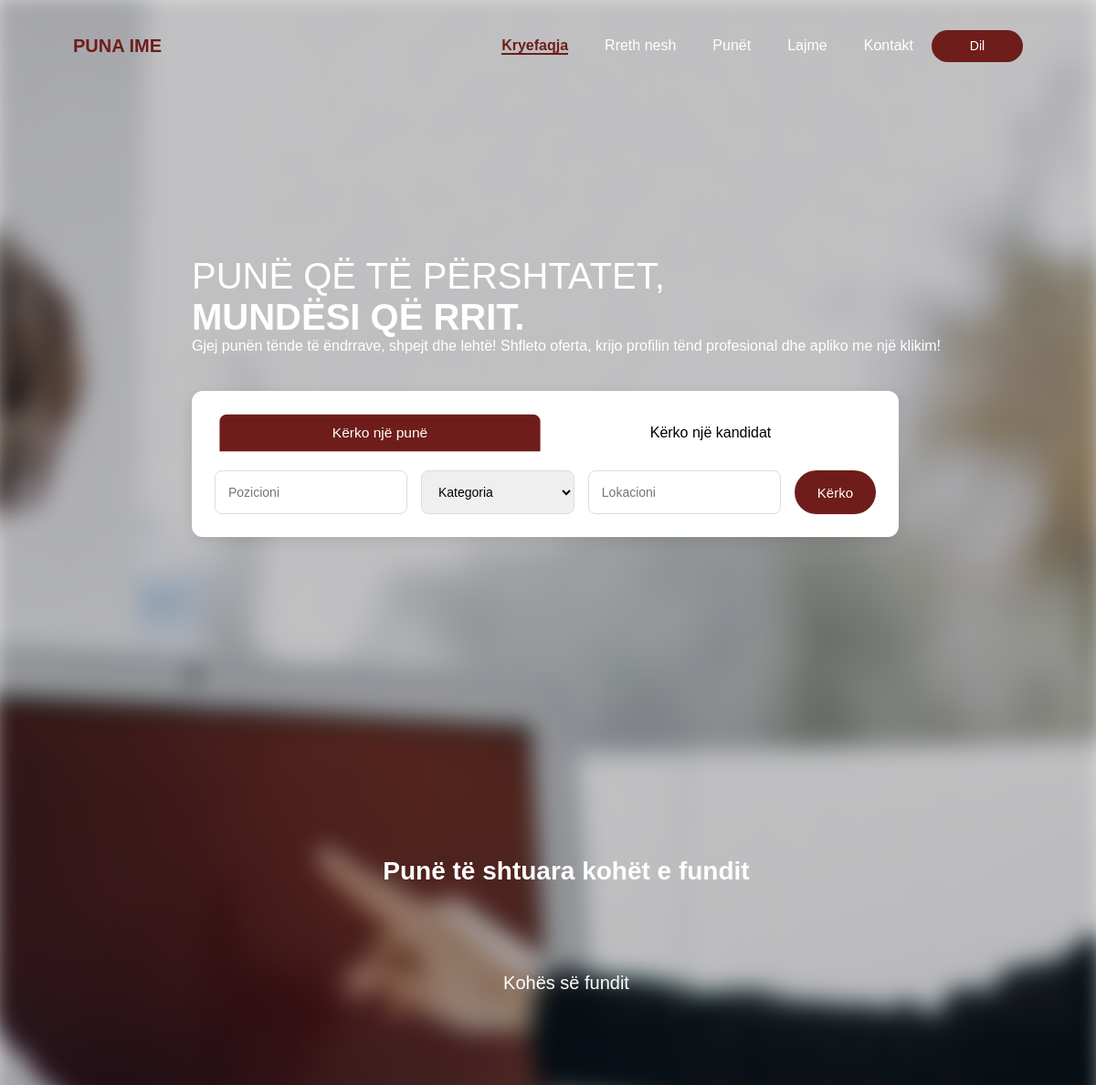
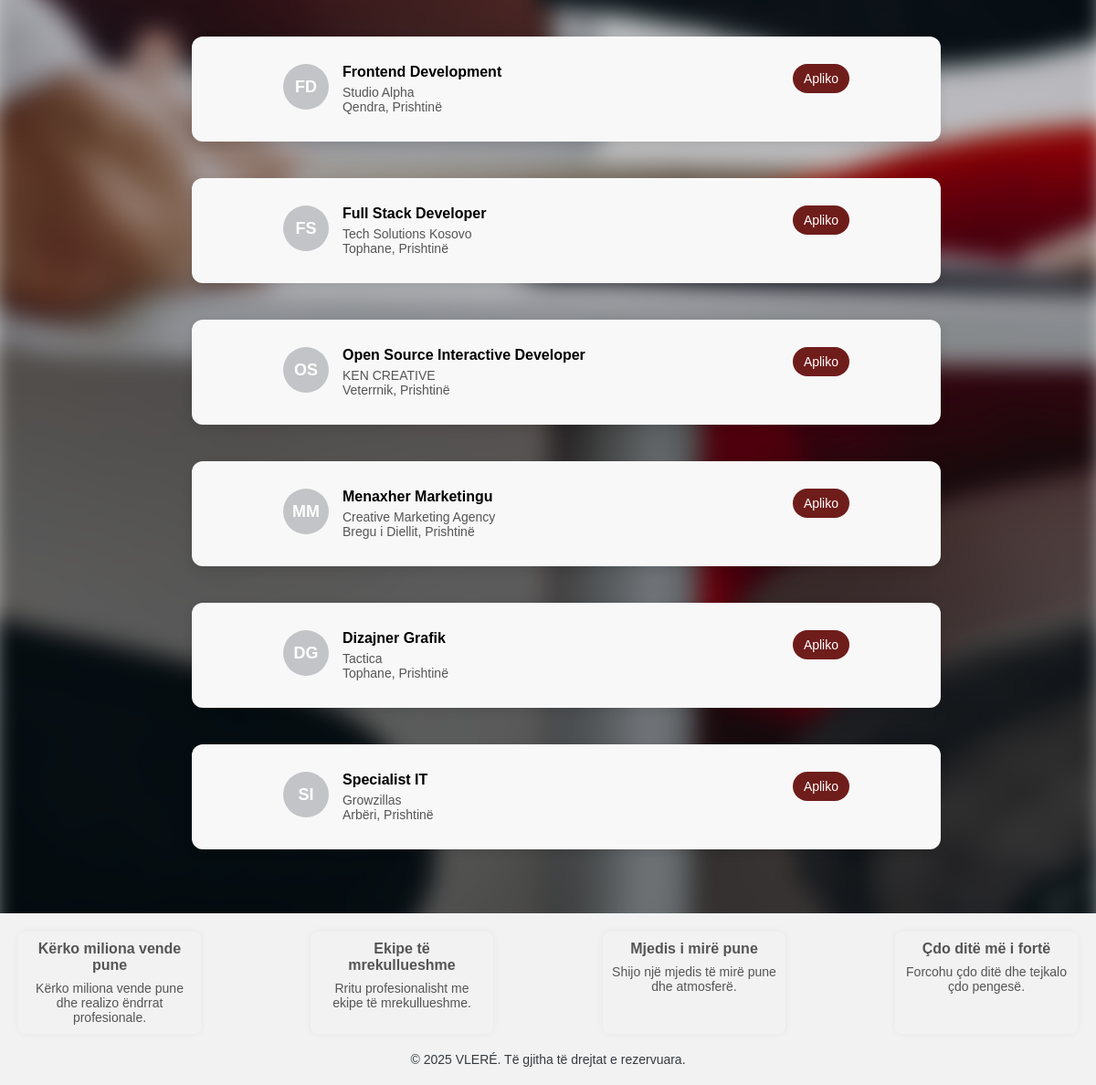
The app's page / (signed in) with its own data (2 pictures, top to bottom).
### tables this page shows
CREATE TABLE `site_content` (
  `id` int(11) unsigned NOT NULL AUTO_INCREMENT,
  `content_key` varchar(100) NOT NULL,
  `content_value` text,
  `updated_at` datetime DEFAULT NULL ON UPDATE CURRENT_TIMESTAMP,
  PRIMARY KEY (`id`),
  UNIQUE KEY `content_key` (`content_key`)
);

CREATE TABLE `jobs` (
  `id` int(11) unsigned NOT NULL AUTO_INCREMENT,
  `title` varchar(255) NOT NULL,
  `company` varchar(255) NOT NULL,
  `location` varchar(255) NOT NULL,
  `sort_order` int(11) NOT NULL DEFAULT 0,
  `created_at` datetime DEFAULT CURRENT_TIMESTAMP,
  PRIMARY KEY (`id`)
);

### classes/Database.php (called while the page is built, shortened)
<?php
class Database {
    public function __construct(){
        $this->conn = new PDO(
            "mysql:host=localhost;dbname=projekti;charset=utf8mb4",
            "root",
            ""
        );
    }
}

### classes/SiteContent.php (called while the page is built, shortened)
<?php
require_once __DIR__ . "/Database.php";
class SiteContent extends Database {
    public function get($key) {
        try {
            $stmt = $this->conn->prepare("SELECT content_value FROM site_content WHERE content_key = ?");
            $stmt->execute([$key]);
            $row = $stmt->fetch(PDO::FETCH_ASSOC);
            return $row ? $row['content_value'] : null;
        } catch (PDOException $e) {
            return null;
        }
    }
}

### classes/Job.php (called while the page is built, shortened)
<?php
require_once __DIR__ . "/Database.php";
class Job extends Database {
    public function getAll() {
        try {
            $stmt = $this->conn->query("SELECT * FROM jobs ORDER BY sort_order ASC, created_at DESC");
            return $stmt ? $stmt->fetchAll(PDO::FETCH_ASSOC) : [];
        } catch (PDOException $e) {
            return [];
        }
    }
}

### config/job_privacy.php (called while the page is built, shortened)
<?php
function getJobDisplay(array $job) {
    $company = $job['company'] ?? '';
    return $job;
}

### index.php (the view, shortened to what this page needs)
<?php
require_once __DIR__ . "/classes/Job.php";
require_once __DIR__ . "/classes/SiteContent.php";
require_once __DIR__ . "/config/job_privacy.php";
$jobModel = new Job();
$siteContent = new SiteContent();
$jobs = $jobModel->getAll();
$searchPosition = trim($_GET['position'] ?? '');
$searchCategory = trim($_GET['category'] ?? '');
$searchLocation = trim($_GET['location'] ?? '');
$sloganLine1 = $siteContent->get('home_slogan_line1') ?: 'PUNË QË TË PËRSHTATET,';
$sloganLine2 = $siteContent->get('home_slogan_line2') ?: 'MUNDËSI QË RRIT.';
$quoteText = $siteContent->get('home_quote') ?: 'Gjej punën tënde të ëndrrave, shpejt dhe lehtë! Shfleto oferta, krijo profilin tënd profesional dhe apliko me një klikim!';
?>
<!DOCTYPE html>
<html lang="sq">
<head>
  <link rel="stylesheet" href="assets/css/faqja1.css">
  <link href="https://cdn.boxicons.com/3.0.6/fonts/basic/boxicons.min.css" rel="stylesheet">
</head>
<body>
<header>
  <div class="navbar">
    <h3 id="title">PUNA IME</h3>
    <div class="right-side">
      <nav>
        <ul class="listed">
          <li><a href="index.php" class="active">Kryefaqja</a></li>
          <li><a href="about.php">Rreth nesh</a></li>
          <li><a href="jobs.php">Punët</a></li>
          <li><a href="news.php">Lajme</a></li>
          <li><a href="contact.php">Kontakt</a></li>
        </ul>
      </nav>
      <div class="buttons">
        <?php if (isset($_SESSION['user'])): ?>
          <button onclick="location.href='auth/logout.php'">Dil</button>
        <?php else: ?>
          <button onclick="location.href='auth/loginform.php'">Kyçu</button>
          <button onclick="location.href='auth/registerform.php'">Regjistrohu</button>
        <?php endif; ?>
      </div>
    </div>
  </div>
</header>
<main>
  <div class="slogan-quote">
    <div class="slogan">
      <p class="paragrafi1">
        <?= htmlspecialchars($sloganLine1) ?><br>
        <span style="font-weight:bold;color:white;"><?= htmlspecialchars($sloganLine2) ?></span>
      </p>
    </div>
    <div class="quote">
      <p><?= nl2br(htmlspecialchars($quoteText)) ?></p>
    </div>
  </div>
  <div class="search-box">
    <div class="tabs">
      <button type="button" class="tab active" data-search="jobs">Kërko një punë</button>
      <button type="button" class="tab" data-search="candidates">Kërko një kandidat</button>
    </div>
    <form class="filters filters-jobs" method="get" action="index.php#jobs-wrap">
      <input type="text" name="position" placeholder="Pozicioni" value="<?= htmlspecialchars($searchPosition ?? '') ?>">
      <select name="category">
        <option value="">Kategoria</option>
      </select>
      <input type="text" name="location" placeholder="Lokacioni" value="<?= htmlspecialchars($searchLocation ?? '') ?>">
      <button type="submit" class="search-btn">Kërko</button>
    </form>
  </div>
  <div class="jobs-wrap" id="jobs-wrap">
    <h2>Punë të shtuara kohët e fundit</h2>
    <h3>Kohës së fundit</h3>
    <?php if (empty($jobs)): ?>
      <p style="padding:1rem;color:#64748b;"><?= ($searchPosition !== '' || $searchCategory !== '' || $searchLocation !== '') ? 'Nuk u gjet asnjë punë sipas kriterave. Provoni kërkimin tjetër.' : 'Nuk ka punë të shtuara ende. Kontrolloni më vonë.' ?></p>
    <?php else: ?>
      <?php foreach ($jobs as $job): ?>
        <?php $job = getJobDisplay($job);
        $initials = '';
        $words = preg_split('/\s+/', trim($job['title']), 2);
        if (count($words) >= 2) {
          $initials = strtoupper(mb_substr($words[0], 0, 1) . mb_substr($words[1], 0, 1));
        } else {
          $initials = strtoupper(mb_substr($job['title'], 0, 2));
        }
        ?>
        <div class="job-card">
          <div class="left">
            <div class="avatar"><?= htmlspecialchars($initials) ?></div>
            <div class="details">
              <div class="job-title"><?= htmlspecialchars($job['title']) ?></div>
              <div class="company"><?= htmlspecialchars($job['company']) ?></div>
              <div class="location"><?= htmlspecialchars($job['location']) ?></div>
            </div>
          </div>
          <div class="right">
            <?php if (isset($_SESSION['user'])): ?>
              <button class="apply-btn">Apliko</button>
            <?php else: ?>
              <button class="apply-btn" onclick="location.href='auth/loginform.php'">Kyçu për të aplikuar</button>
            <?php endif; ?>
          </div>
        </div>
      <?php endforeach; ?>
    <?php endif; ?>
  </div>
</main>
<footer>
  <div class="elementet">
    <div class="object"><i class='bxr bx-book-open'></i><h4>Kërko miliona vende pune</h4><p>Kërko miliona vende pune dhe realizo ëndrrat profesionale.</p></div>
    <div class="object"><i class='bxr bx-people-diversity'></i><h4>Ekipe të mrekullueshme</h4><p>Rritu profesionalisht me ekipe të mrekullueshme.</p></div>
    <div class="object"><i class='bxr bx-buildings'></i><h4>Mjedis i mirë pune</h4><p>Shijo një mjedis të mirë pune dhe atmosferë.</p></div>
    <div class="object"><i class='bxr bx-biceps'></i><h4>Çdo ditë më i fortë</h4><p>Forcohu çdo ditë dhe tejkalo çdo pengesë.</p></div>
  </div>
  <div class="copyright">© 2025 VLERÉ. Të gjitha të drejtat e rezervuara.</div>
</footer>
</body>
</html>

### assets/css/faqja1.css (style rules this page uses)
* { margin: 0; padding: 0; box-sizing: border-box; font-family: Arial, Helvetica, sans-serif; }
html, body { min-height: 100%; margin: 0; display: flex; flex-direction: column; position: relative; }
body { height: auto; }
body::before { content: ''; position: fixed; top: -10px; left: -10px; right: -10px; bottom: -10px; background-image: linear-gradient(rgba(0, 0, 0, 0.10), rgba(0, 0, 0, 0.10)), url('/Projekti/assets/images/people.jpg'); background-size: cover; background-position: center; background-repeat: no-repeat; filter: blur(13px); z-index: -1; }
.navbar { margin: 20px 40px; padding: 10px 40px; display: flex; align-items: center; justify-content: space-between; height: 60px; box-sizing: border-box; }
.listed { list-style: none; display: flex; gap: 40px; margin: 0; padding: 0; }
.listed li a { text-decoration: none; color: white; font-weight: 500; padding: 0; line-height: 60px; }
.right-side { display: flex; align-items: center; gap: 20px; margin-left: auto; }
.buttons button { color: white; background-color: #6f1d1b; border: none; border-radius: 20px; width: 100px; height: 35px; padding: 0; font-size: 14px; cursor: pointer; line-height: normal; transition: none; }
.buttons { display: flex; gap: 15px; }
#title { font-size: 20px; color: #6f1d1b; }
.listed li a.active { color: #6f1d1b; border-bottom: 2px solid #6f1d1b; font-weight: bold; }
main { margin: 0 auto; padding: 100px 20px 50px 20px; }
.slogan { font-family: "Elms Sans", sans-serif; ; font-size: 40px; margin-top: 80px; margin-left: 40px; font-weight: 100; display: flex; padding: 0px; }
.quote { margin-top: 0px; margin-left: 40px; color: #6c757d; }
.search-box { width: 90%; max-width: 900px; margin: 40px; background: white; padding: 25px; border-radius: 12px; box-shadow: 0 4px 15px rgba(0, 0, 0, 0.1); }
.tabs { display: flex; margin-bottom: 20px; }
.tabs .tab { flex: 1; padding: 12px; background: white; border: none; font-size: 16px; cursor: pointer; border-radius: 8px 8px 0 0; transition: background-color 0.3s ease, color 0.3s ease, transform 0.2s ease; }
.tab.active { background-color: #6f1d1b; color: white; transform: scale(0.97); }
.filters { display: flex; gap: 15px; }
.filters input, .filters select { flex: 1; padding: 14px; border: 1px solid #ddd; border-radius: 8px; font-size: 14px; }
.search-btn { padding: 14px 25px; background: #6f1d1b; color: white; border: none; border-radius: 25px; font-size: 15px; cursor: pointer; transition: background-color 0.3s ease, color 0.3s ease, transform 0.2s ease; }
.jobs-wrap { display: flex; flex-direction: column; margin: 150px 0 20px 40px; gap: 40px; }
.jobs-wrap h2 { font-size: 28px; font-weight: bold; color: #fff; margin: 200px 0 5px 0; text-align: center; }
.jobs-wrap h3 { font-size: 20px; font-weight: normal; color: #fff; margin-bottom: 100px; margin-top: 50px; text-align: center; }
.job-card { display: flex; justify-content: space-between; max-width: 900px; padding: 30px 100px; background-color: #f8f8f8; border-radius: 12px; box-shadow: 0 4px 12px rgba(0, 0, 0, 0.1); transition: transform 0.2s; }
.job-card .left { display: flex; gap: 15px; }
.avatar { width: 50px; height: 50px; background-color: #c2c4c7; color: white; font-weight: bold; font-size: 18px; border-radius: 50%; display: flex; justify-content: center; align-items: center; }
.details .job-title { font-weight: bold; font-size: 16px; margin-bottom: 5px; }
.details .company, .details .location { font-size: 14px; color: #555; }
.job-card .right .apply-btn { background-color: #6f1d1b; color: white; border: none; padding: 8px 12px; border-radius: 20px; cursor: pointer; font-size: 14px; transition: background 0.2s; }
footer { width: 100%; padding: 20px 50px; background-color: #f2f2f2; box-sizing: border-box; padding: 20px; }
.elementet { display: flex; justify-content: space-between; flex-wrap: wrap; gap: 10px; margin-bottom: 20px; }
.elementet .object { flex: 0 1 200px; max-width: 220px; min-width: 150px; background-color: transparent; padding: 10px; text-align: center; border-radius: 8px; box-shadow: 0 0 10px rgba(0, 0, 0, 0.05); }
.elementet .object h4 { color: #555; font-size: 16px; margin-bottom: 8px; }
.elementet .object p { font-size: 14px; color: #555; }
.copyright { color: #343a40; text-align: center; font-size: 14px; }
.paragrafi1 { color: white; }
.quote { color: white; }

### records on screen
site_content: content_value "PUNË QË TË PËRSHTATET,"
site_content: content_value "MUNDËSI QË RRIT."
site_content: content_value "Gjej punën tënde të ëndrrave, shpejt dhe lehtë! Shfleto oferta, krijo profilin tënd profesional dhe apliko me një klikim!"
jobs: title "FD", title "Frontend Development", company "Studio Alpha", location "Qendra, Prishtinë"
jobs: title "FS", title "Full Stack Developer", company "Tech Solutions Kosovo", location "Tophane, Prishtinë"
jobs: title "OS", title "Open Source Interactive Developer", company "KEN CREATIVE", location "Veterrnik, Prishtinë"
jobs: title "MM", title "Menaxher Marketingu", company "Creative Marketing Agency", location "Bregu i Diellit, Prishtinë"
jobs: title "DG", title "Dizajner Grafik", company "Tactica", location "Tophane, Prishtinë"
jobs: title "SI", title "Specialist IT", company "Growzillas", location "Arbëri, Prishtinë"
